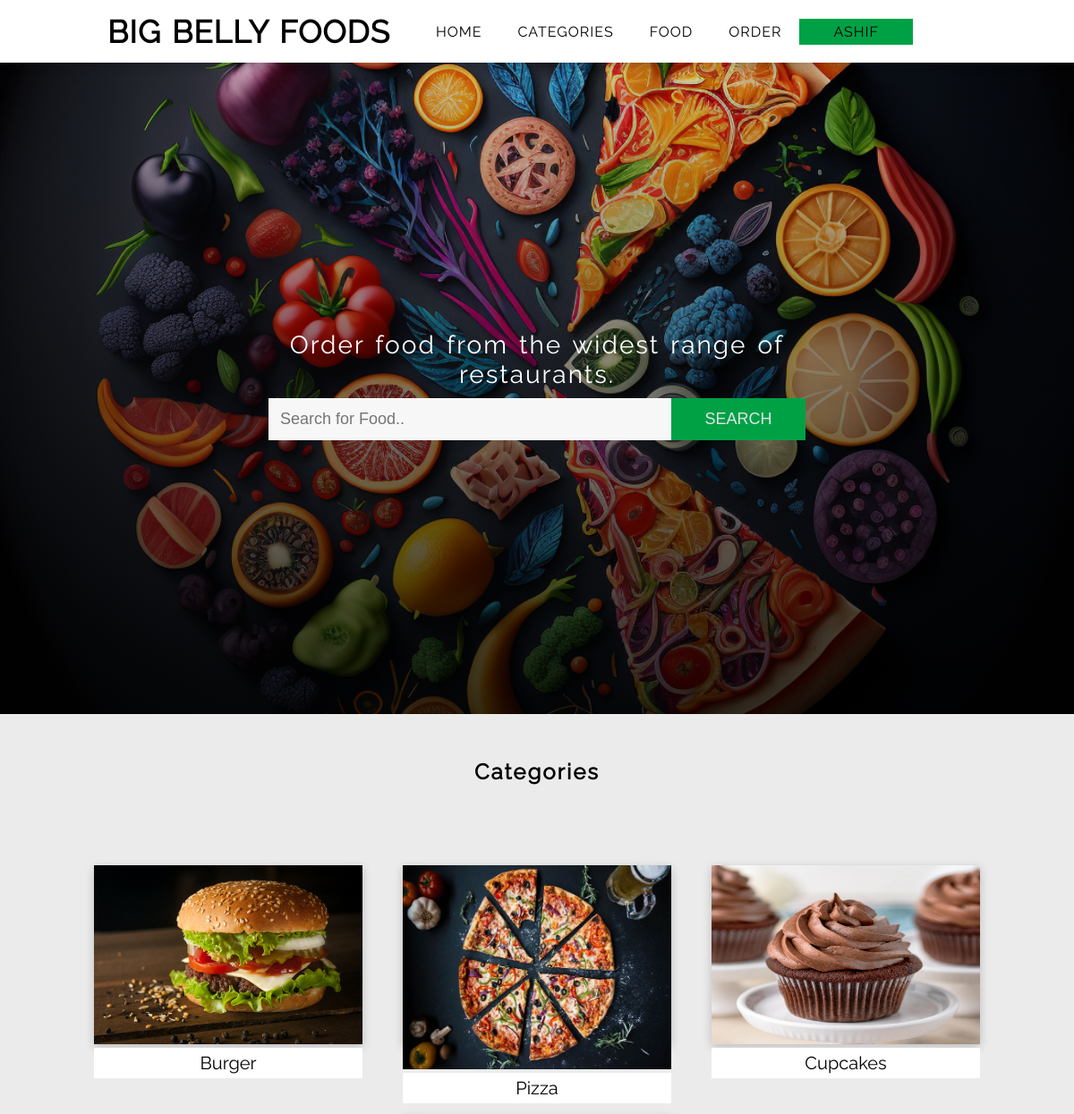
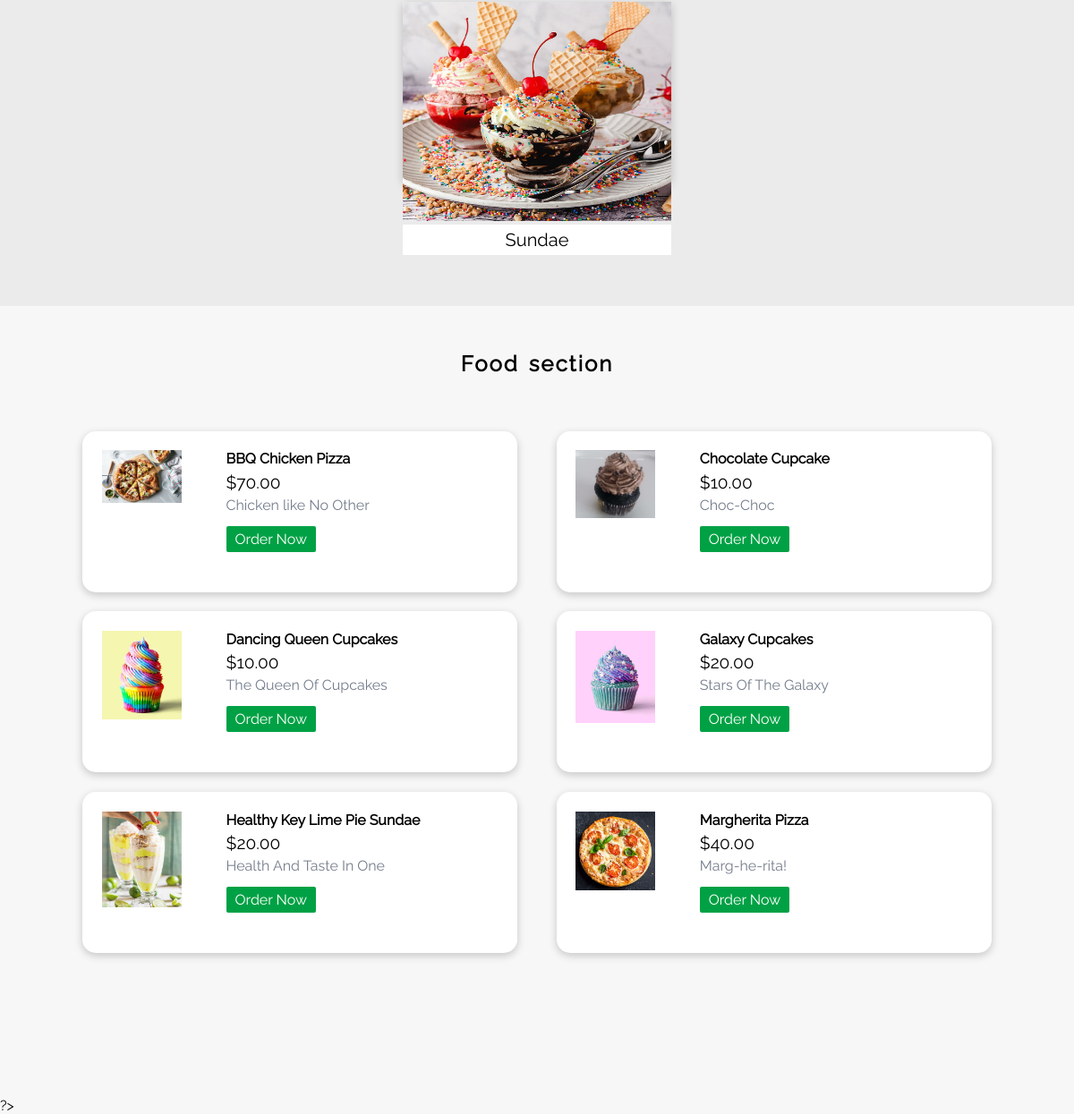
Page /index.php (signed in) on the committed database (2 pictures, top to bottom).
### tables this page shows
CREATE TABLE category(
  id int NOT NULL PRIMARY KEY,
  title varchar(20) NOT NULL,
  image_name varchar(30) NOT NULL,
  featured varchar(10) NOT NULL,
  active varchar(10) NOT NULL);

CREATE TABLE food(
  id int NOT NULL UNIQUE,
  title varchar(100) NOT NULL PRIMARY KEY,
  description text NOT NULL,
  price decimal(10,2) NOT NULL,
  image_name varchar(50) NOT NULL,
  category_id int NOT NULL,
  featured varchar(10) NOT NULL,
  active varchar(10) NOT NULL,
  FOREIGN KEY(category_id) REFERENCES category(id));

### index.php (the view, shortened to what this page needs)
<?php
include "include/nav.php";
?>
<div class="search-container">
    <div class="search">
        <form action="<?php echo INDEXPAGE; ?>food-search.php" method="post">
            <h2 class="title-letter-space text-center">Order food from the widest range of restaurants.</h2>
            <input type="text" name="search" placeholder="Search for Food.." required>
            <button>SEARCH</button>
        </form>
    </div>
</div>
<section class="categories" id="categories">
    <div class="wrapper">
        <h2 class="text-center title-letter-space">Categories</h2>
        <div class="box-container text-center">
            <?php
            $sql = "select * from category where active='Yes' AND featured='Yes' LIMIT 4";
            $res = mysqli_query($conn, $sql);
            $count = mysqli_num_rows($res);
            if ($count > 0) {
                while ($row = mysqli_fetch_assoc($res)) {
                    $id = $row['id'];
                    $title = $row['title'];
                    $imagename = $row['image_name'];
            ?>
                    <a href="<?php echo INDEXPAGE; ?>category-foods.php?category_id=<?php echo $id; ?>">
                        <div class="box">
                            <div class="img">
                                <img src="<?php echo INDEXPAGE; ?>images/category/<?php echo $imagename; ?>" alt="">
                            </div>
                            <p><?php echo $title; ?></p>
                        </div>
                    </a>
                <?php   }
            }
            ?>
</section>
<section class="food-card" id="food-card">
    <div class="wrapper">
        <h2 class=" title-letter-space text-center">Food section</h2>
        <div class="item-container">
            <?php
            $sql2 = "select * from food where active='Yes' and featured='Yes' LIMIT 6";
            $res2 = mysqli_query($conn, $sql2);
            $count2 = mysqli_num_rows($res2);
            if ($count2 > 0) {
                while ($row = mysqli_fetch_assoc($res2)) {
                    $id = $row['id'];
                    $title = $row['title'];
                    $price = $row['price'];
                    $description = $row['description'];
                    $image_name = $row['image_name'];
            ?>
                    <div class="item">
                        <?php
                        if ($image_name == "") {
                            echo "Image not available";
                        } else {
                        ?>
                            <img src="<?php echo INDEXPAGE; ?>images/food/<?php echo $image_name; ?>">
                            <div class="food-menu-desc">
                                <h4><?php echo $title; ?></h4>
                                <p class="food-price">$<?php echo $price; ?></p>
                                <p class="food-detail">
                                    <?php echo $description; ?>
                                </p>
                                <br>
                                <a href="<?php echo INDEXPAGE; ?>order.php?food_id=<?php echo $id; ?>" class="btn btn-primary">Order Now</a>
                            </div>
                    </div>
        <?php
                        }
                    }
                } ?>
        </div>
</section>
?>

### css/main.css (style rules this page uses)
* { margin: 0; padding: 0; box-sizing: border-box; scroll-behavior: smooth; user-select: none; }
:root { --primary-color: #00a145; --secondary-color: #dfe4ea; --btn-primary-color: #44bd32; --btn-danger-color: #eb2f06; --btn-add-color: #4a69bd; }
body { font-family: "raleway-regular"; background-color: #f7f7f7; font-size: 16px; }
.text-center { text-align: center; }
.title-letter-space { letter-spacing: 2px; word-spacing: 3px; }
.wrapper { width: 90%; margin: 0 auto; }
.search { margin: auto; width: 50%; position: relative; top: 45%; }
.search input, button { width: 75%; border: 1px solid white; border-right: 0px; font-size: 18px; padding: 12px; background-color: #f7f7f7; color: black; outline: none; }
.search button { width: 25%; background-color: var(--primary-color); color: var(--secondary-color); transition: all 0.3s; float: right; border-left: 0px; cursor: pointer; border: 1px solid var(--primary-color); }
.search-container { background-image: linear-gradient(rgba(0, 0, 0, 0.1), rgba(0, 0, 0, 0.8)), url(../images/bg3.jpg); width: 100%; height: 97.5vh; background-position: center; background-size: cover; background-repeat: no-repeat; margin-top: 18px; }
.search h2 { color: white; margin-bottom: 10px; font-weight: 300; font-size: 28px; }
.categories { background-color: #ebebeb; }
.categories a { text-decoration: none; color: black; }
.categories h2 { padding: 50px 0; }
.categories .box-container { display: flex; flex-grow: 1; flex-basis: 100px; justify-content: space-evenly; padding-bottom: 100px; flex-wrap: wrap; }
.box { width: 300px; height: 200px; box-shadow: 0 3px 10px rgb(0 0 0 / 0.2); margin: 40px 0; }
.box img { height: 100%; width: 100%; }
.box p { background-color: #ffffff; padding: 5px 0; font-size: 20px; }
.box .img { overflow: hidden; }
.food-card { padding: 50px 0; }
.food-card h2 { margin-bottom: 50px; }
.food-card .item-container { display: flex; flex-grow: 1; flex-basis: 100px; justify-content: space-evenly; padding-bottom: 100px; flex-wrap: wrap; }
.food-card .item { width: 45%; height: 180px; margin: 1%; padding: 2%; background-color: white; border-radius: 15px; box-shadow: 0 3px 10px rgb(0 0 0 / 0.2); }
.food-menu-desc { width: 70%; float: left; padding-left: 50px; }
.food-price { font-size: 1.2rem; margin: 2% 0; }
.food-detail { font-size: 1rem; color: #747d8c; }
.food-card a { text-decoration: none; color: white; padding: 5px 10px; background-color: var(--primary-color); border-radius: 2px; }
.food-card img, .details-container .item img { width: 20%; float: left; }

### rows in the picture
category: image_name (picture), title "Burger"
category: image_name (picture), title "Pizza"
category: image_name (picture), title "Cupcakes"
category: image_name (picture), title "Sundae"
food: image_name (picture), title "BBQ Chicken Pizza", price "70.00", description "Chicken like No Other"
food: image_name (picture), title "Chocolate Cupcake", price "10.00", description "Choc-Choc"
food: image_name (picture), title "Dancing Queen Cupcakes", price "10.00", description "The Queen Of Cupcakes"
food: image_name (picture), title "Galaxy Cupcakes", price "20.00", description "Stars Of The Galaxy"
food: image_name (picture), title "Healthy Key Lime Pie Sundae", price "20.00", description "Health And Taste In One"
food: image_name (picture), title "Margherita Pizza", price "40.00", description "Marg-he-rita!"

### other values in the picture
$_SESSION['user-access'] "ASHIF"
